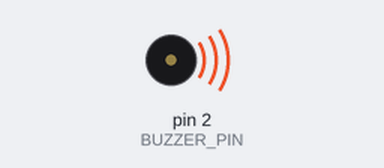
The sketch below on a simulated Arduino Uno, built with avr-gcc and run on an emulated ATmega328P. Parts: buzzer (waves = sounding).

Above: at 0.1 s.
At 37.74 s:
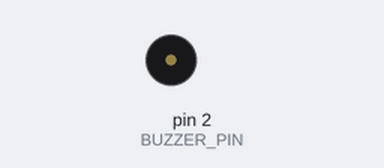
Timing chart, 0 to 40.0 s (numbered marks = the images above):
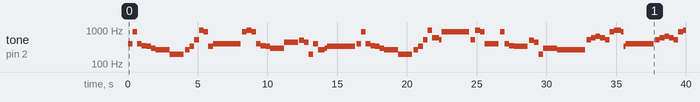

Measured:
- by itself, tone on pin 2 (BUZZER_PIN): plays 392 Hz for 0.33 s, 880 Hz for 0.33 s, 392 Hz for 0.33 s, 349 Hz for 0.33 s, 330 Hz for 0.33 s, 294 Hz for 0.33 s … (75 notes in this stretch)

The sketch:

Music_020723_pd4.ino
```cpp
/*
 * Video Link: https://youtu.be/6M7TDF5joMw
 *
 * Original Song: 我和我的祖国 (My People, My Country)
 * This version has been shortened: 1st verse, chorus, ending only
 */

#include "pitches.h"

// declare pins, counters, flags
#define BUZZER_PIN 2 // set buzzer output pin
int ledCounter = 2; // controls which LED pin is being output to
bool increasing = true; // controls which directions LEDs are moving in

// code to translate library's staff notation to jianpu notation I understand better
const int note0 = 0;
const int note_5 = NOTE_G3;
const int note_6 = NOTE_A4;
const int note_7 = NOTE_B4;
const int note1 = NOTE_C4;
const int note2 = NOTE_D4;
const int note3 = NOTE_E4;
const int note4 = NOTE_F4;
const int note5 = NOTE_G4;
const int note6 = NOTE_A5;
const int note7 = NOTE_B5;
const int note1_ = NOTE_C5;
const int note2_ = NOTE_D5;
const int note3_ = NOTE_E5;

// sequence of notes to play
int notes[] {
  note5, note6, note5, note4, note3, note2,
  note1, note_5,
  note1, note3, note1_, note7, note6, note3,
  note5,

  note6, note7, note6, note5, note4, note3,
  note2, note_6,
  note_7, note_6, note_5, note5, note1, note2,
  note3,

  note5, note6, note5, note4, note3, note2,
  note1, note_5,
  note1, note3, note1_, note7, note2_, note1_,
  note6,

  note1_, note7, note6, note5,
  note6, note5, note4, note3,
  note_7, note_6, note_5, note2,
  note1,

  note1_, note2_, note3_, note2_, note1_, note6,
  note7, note6, note3, note5,
  note1_, note2_, note3_, note2_, note1_, note6,

  note7, note5, note3, note6,
  note5, note4, note3, note2,
  note_7, note_6, note_5, note3,
  note4, note2, note1,
  note1, note0,

  // ending

  note1_, note2_, note3_, note2_, note1_, note6,
  note7, note6, note3, note5,
  note1_, note2_, note3_, note2_, note1_, note6,
  note7, note5, note3, note6,

  note5, note4, note3, note2,
  note7, note6, note5, note3,
  note3, note2_, note1_,
  note1_
};

// length of note relative to eighth note
double length[] {
  1, 1, 1, 1, 1, 1,
  3, 3,
  1, 1, 1, 1, 1, 1,
  6,

  1, 1, 1, 1, 1, 1,
  3, 3,
  1, 1, 1, 1, 1.5, 0.5,
  6,

  1, 1, 1, 1, 1, 1,
  3, 3,
  1, 1, 1, 1, 1.5, 0.5,
  6,

  1, 1, 1, 3,
  1, 1, 1, 3,
  1, 1, 1, 3,
  6,

  1, 1, 1, 1, 1, 1,
  1.5, 0.5, 0.5, 6,
  1, 1, 1, 1, 1, 1,

  1, 1.5, 0.5, 6,
  1, 1, 1, 3,
  1, 1, 1, 3,
  3, 2, 1,
  5, 1,

  // ending

  1, 1, 1, 1, 1, 1,
  1, 1.5, 0.5, 3,
  1, 1, 1, 1, 1, 1,
  1, 1.5, 0.5, 3,

  1, 1, 1, 3,
  1, 1, 1, 3,
  3, 2, 1,
  6
};

// use this to define breath change and rests where no pause = 0 and pause = 1
int pauses[] {
  0, 0, 0, 0, 0, 0,
  0, 1,
  0, 0, 0, 0, 0, 0,
  1,

  0, 0, 0, 0, 0, 0,
  0, 1,
  0, 0, 0, 0, 0, 0,
  1,

  0, 0, 0, 0, 0, 0,
  0, 1,
  0, 0, 0, 0, 0, 0,
  1,

  0, 0, 0, 1,
  0, 0, 0, 1,
  0, 0, 0, 0,
  1,

  0, 0, 0, 0, 0, 0,
  0, 0, 0, 1,
  0, 0, 0, 0, 0, 0,

  0, 0, 0, 1,
  0, 0, 0, 1,
  0, 0, 0, 1,
  0, 0, 0,
  0, 1,

  // ending

  0, 0, 0, 0, 0, 0,
  0, 0, 0, 1,
  0, 0, 0, 0, 0, 0,
  0, 0, 0, 1,

  0, 0, 0, 1,
  0, 0, 0, 1,
  0, 0, 0,
  1
};

void setup() {
  // do not place code
}

void loop() {
  // iterates through sequence of notes
  for (int i = 0; i < (sizeof(notes)/sizeof(int)); i++) {
    // turns off previous LED and plays new one, if it is not a pause
    if (notes[i] != 0) {
      LEDHandler(0);
      tone(BUZZER_PIN, notes[i]);
    }
    // turns LED on, waits note length, then stops playing note
    LEDHandler(1);
    delay((int)(333 * length[i]));
    noTone(BUZZER_PIN);
    // pause for sentence break
    delay(100 * pauses[i]);
  }
  delay(5000); // 5 second pause between each loop of song
}

/* handles the controlling of the LEDs
*  LEDHandler(1) turns the LED on
*  LEDHandler(0) turns the current LED off and iterates to the next LED pair */
void LEDHandler(int action) {
  if (action == 1) {
    digitalWrite(ledCounter, HIGH);
  }
  else if (action == 0) {
    digitalWrite(ledCounter, LOW);
    // LEDs move left to right
    if (increasing) {
      if (ledCounter < 9) {
        ledCounter++;
      }
      else if (ledCounter == 9) {
        ledCounter = 8;
        increasing = false;
      }
    }
    // LEDs move right to left
    else if (!increasing) {
      if (ledCounter > 3) {
        ledCounter--;
      }
      else if (ledCounter == 3) {
        ledCounter = 4;
        increasing = true;
      }
    }
  }
}
```
